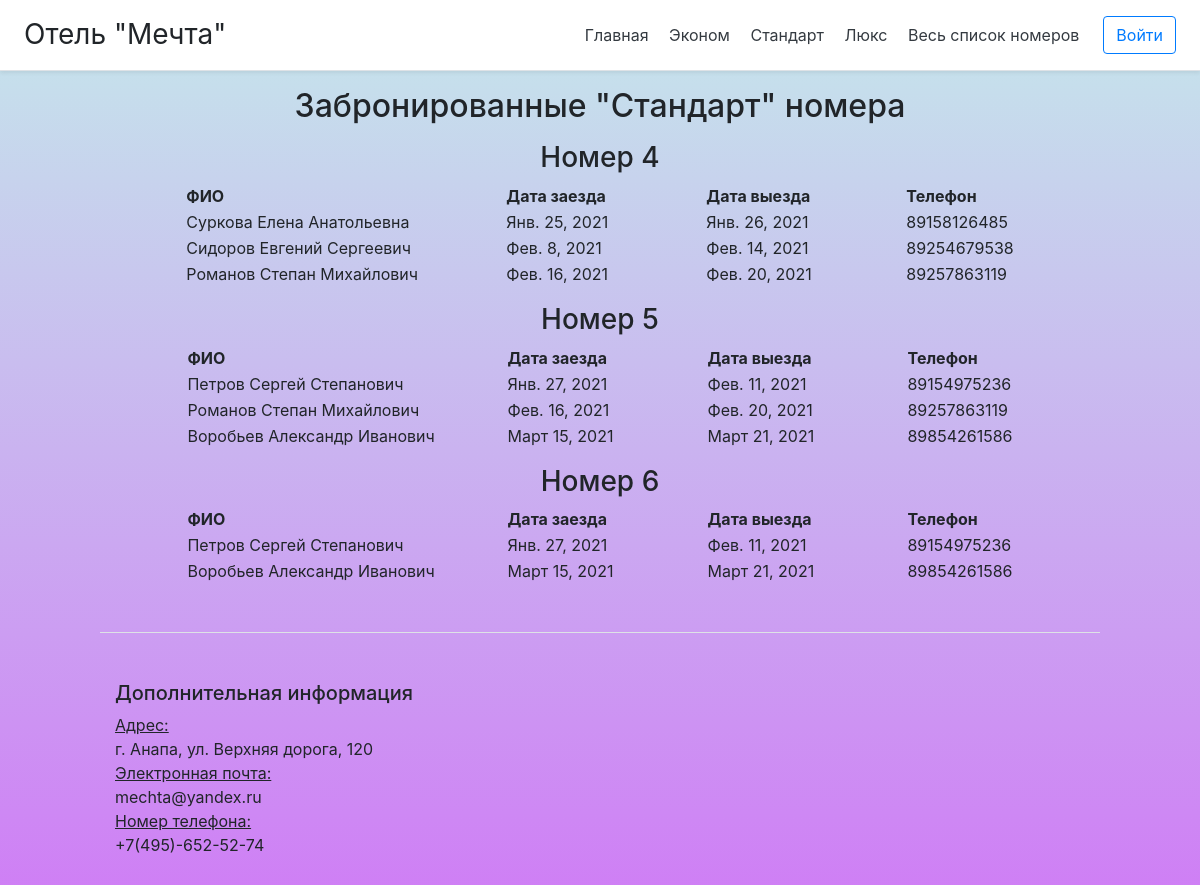
Screenshot of /standart_room with the database file from the repository.
### hotel/models.py (models this page shows, shortened)
class Room(models.Model):
    number = models.CharField('Номер', max_length=15)
    count = models.IntegerField('Вместимость, чел.')
    type = models.CharField('Тип номера', max_length=10)
    price = models.PositiveSmallIntegerField('Цена за сутки, руб.')
    name = models.ManyToManyField(Guest, verbose_name='ФИО', related_name='Name')
    class Meta:
        verbose_name = 'Номера'
        verbose_name_plural = 'Номера'

class Guest(models.Model):
    name = models.CharField('ФИО', max_length=100)
    phone = models.CharField('Номер телефона', max_length=11)
    amount = models.IntegerField('Количество постояльцев')
    data1 = models.DateField('Дата заезда')
    data2 = models.DateField('Дата выезда')
    class Meta:
        verbose_name = 'Постояльцы'
        verbose_name_plural = 'Постояльцы'
        ordering = ["data1"]

### hotel/views.py (the view)
# urls.py: path('standart_room', views.standart, name='normal'),
def standart(request):
    rooms = Room.objects.all()
    return render(request, 'hotel/standart.html', {'standart': rooms})

### hotel/templates/hotel/standart.html (shortened to what this page needs)
{% extends 'hotel/base.html' %}
{% block content %}
    <h2 class="text-center">Забронированные "Стандарт" номера</h2>
    {% for room in standart %}
        {% if room.type == "Стандарт" %}
            <p>
                <h3 align="center">{{room.number}}</h3>
                <table align="center">
                    <tr><th width="320">ФИО</th><th width="200">Дата заезда</th><th width="200">Дата выезда</th><th>Телефон</th></tr>
                    {% for guest in room.name.all %}
                    <tr><td>{{ guest.name }}</td><td>{{ guest.data1 }}</td><td>{{ guest.data2 }}</td> <td>{{ guest.phone }}</td></tr>
                    {% endfor %}
                    </table>
            </p>
        {% endif %}
    {% endfor %}
{% endblock %}

### rows the page displays
Room: number "Номер 4"
Guest: name "Суркова Елена Анатольевна", data1 "Янв. 25, 2021", data2 "Янв. 26, 2021", phone "89158126485"
Guest: name "Сидоров Евгений Сергеевич", data1 "Фев. 8, 2021", data2 "Фев. 14, 2021", phone "89254679538"
Guest: name "Романов Степан Михайлович", data1 "Фев. 16, 2021", data2 "Фев. 20, 2021", phone "89257863119"
Room: number "Номер 5"
Guest: name "Петров Сергей Степанович", data1 "Янв. 27, 2021", data2 "Фев. 11, 2021", phone "89154975236"
Guest: name "Воробьев Александр Иванович", data1 "Март 15, 2021", data2 "Март 21, 2021", phone "89854261586"
Room: number "Номер 6"
